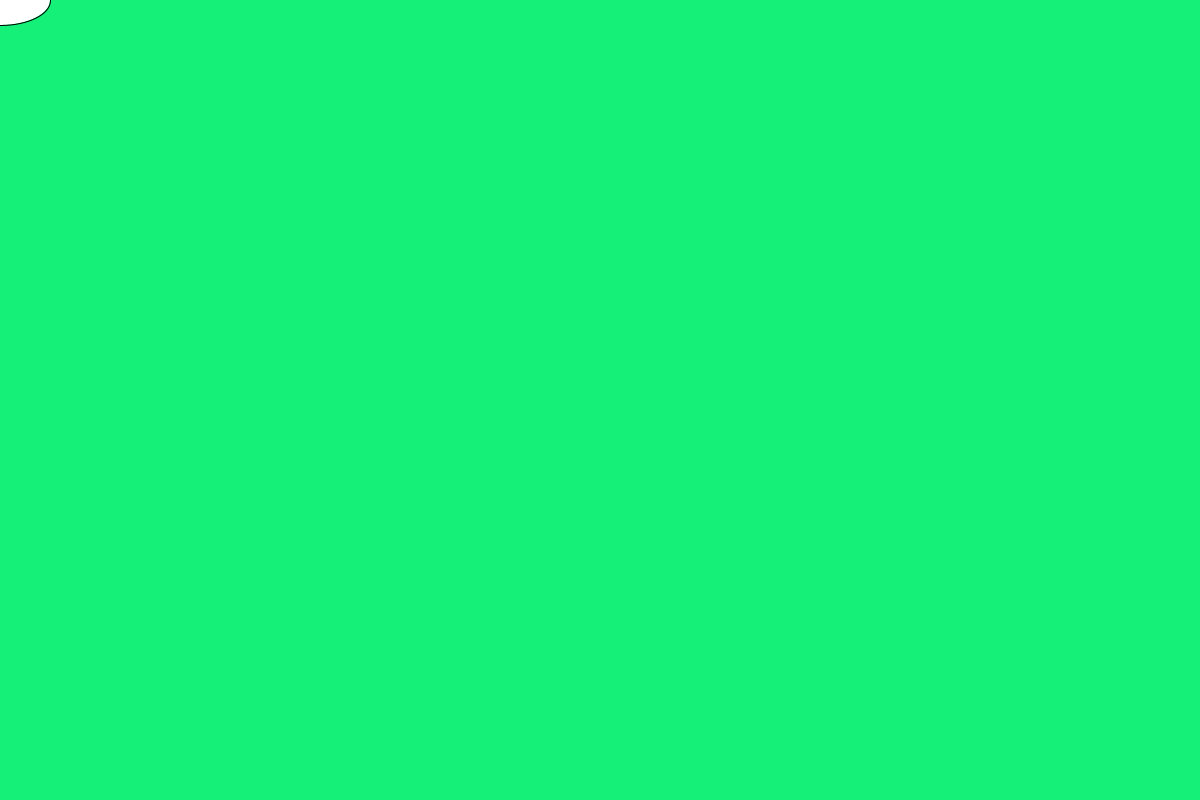
Frame 1 (no input)
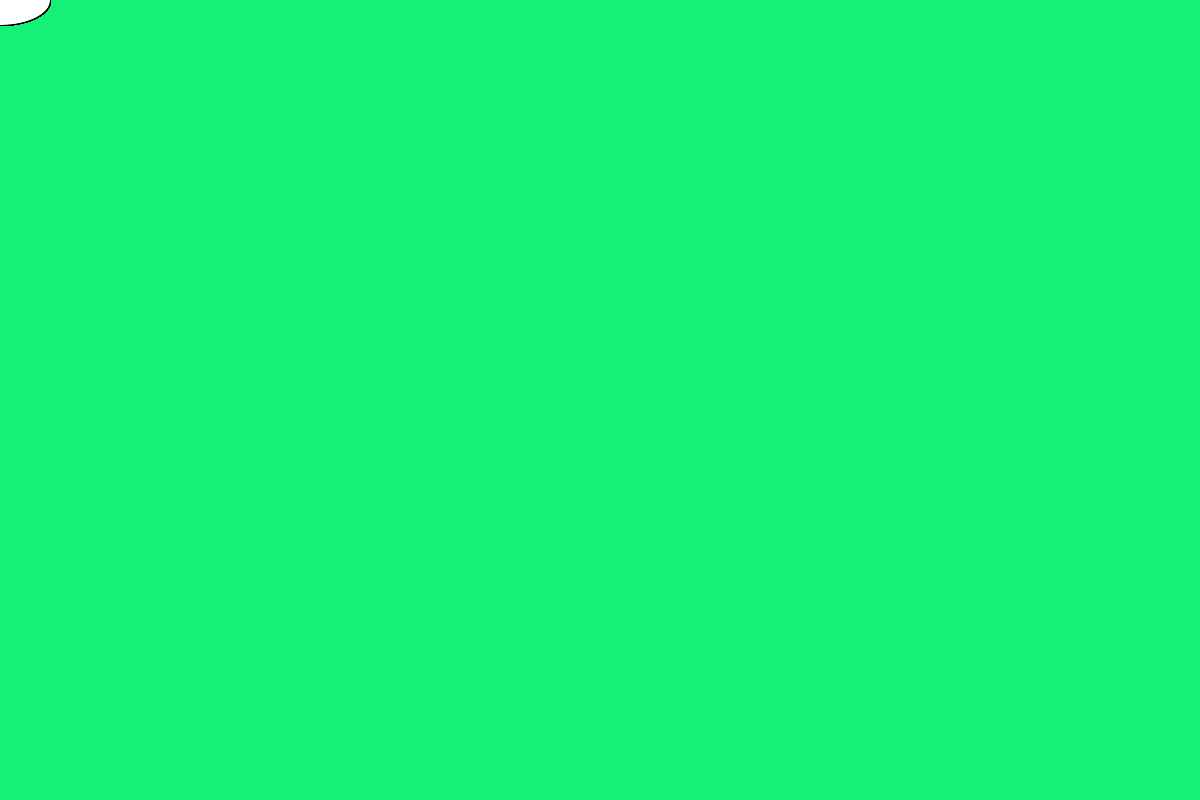
Frame 60 (the mouse pressed at the canvas centre just before this capture)
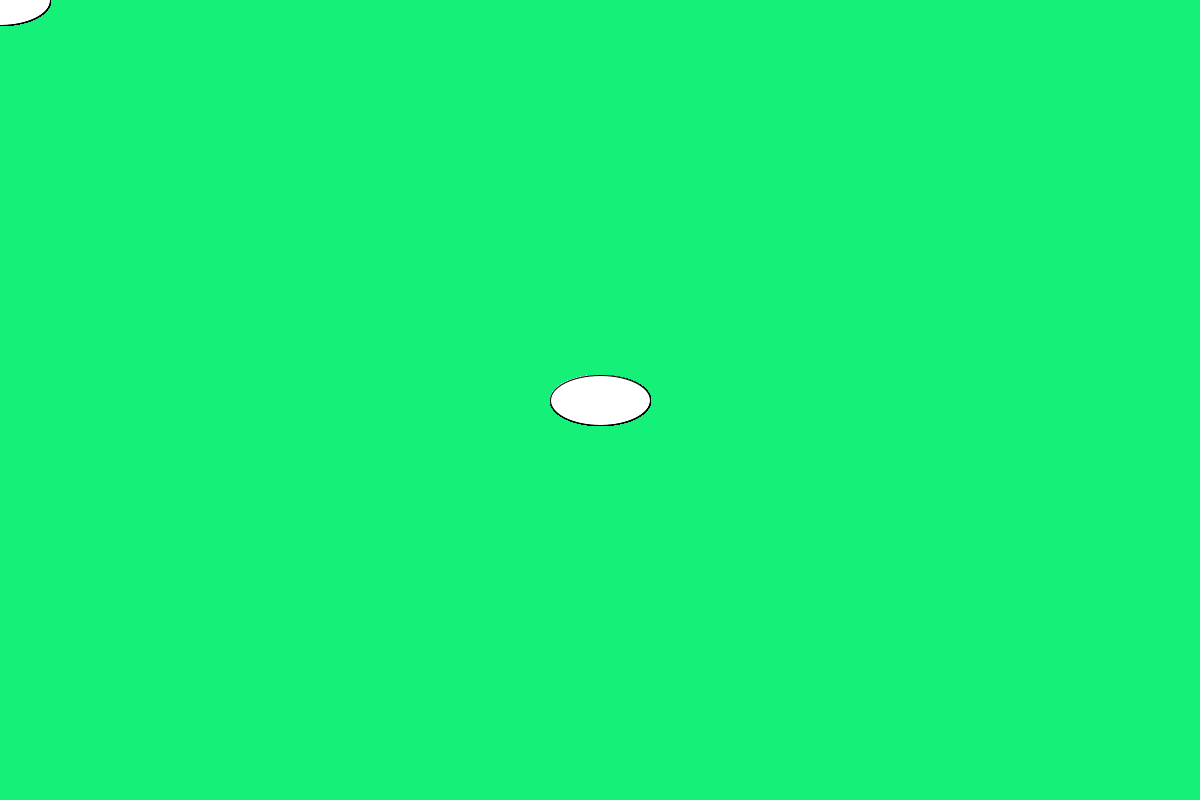
Frame 120 (the mouse held since frame 60 and released just before this capture)

The Processing sketch that drew these frames (run headless with seeded random() and noise(); from frame 60 on, the mouse is pressed at the canvas centre):

// Processing sketch: ellipse_hello_world
// ── ellipse_hello_world.pde
void setup() {
  size( 1200, 800 );
  background( 20, 240, 120 );
}



void draw() {
  //background( 20, 240, 120 );
  ellipse( mouseX, mouseY, 100, 50 );
  //text( "Hello World!", 300, 200 );
}
